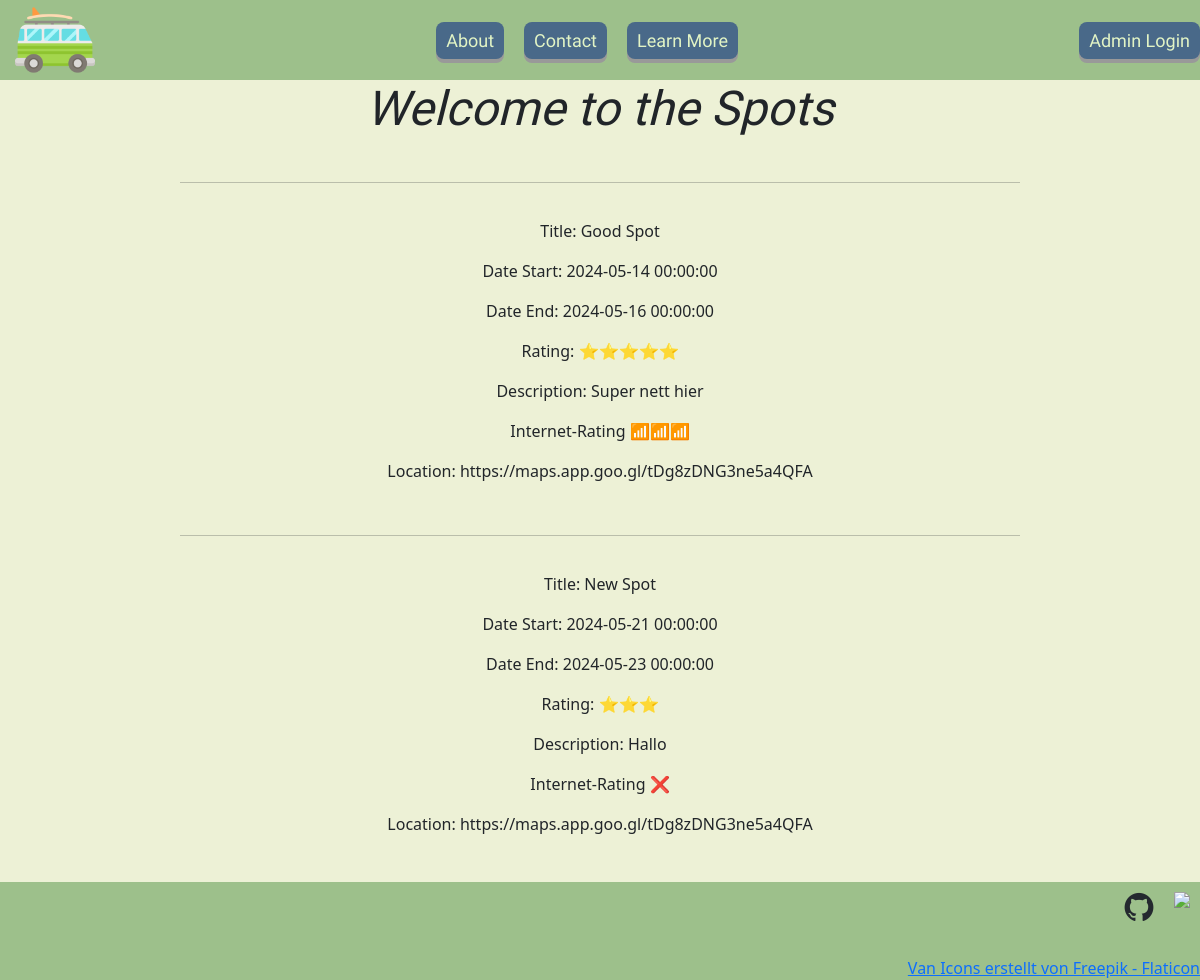
The page /spots on the database as committed earlier.
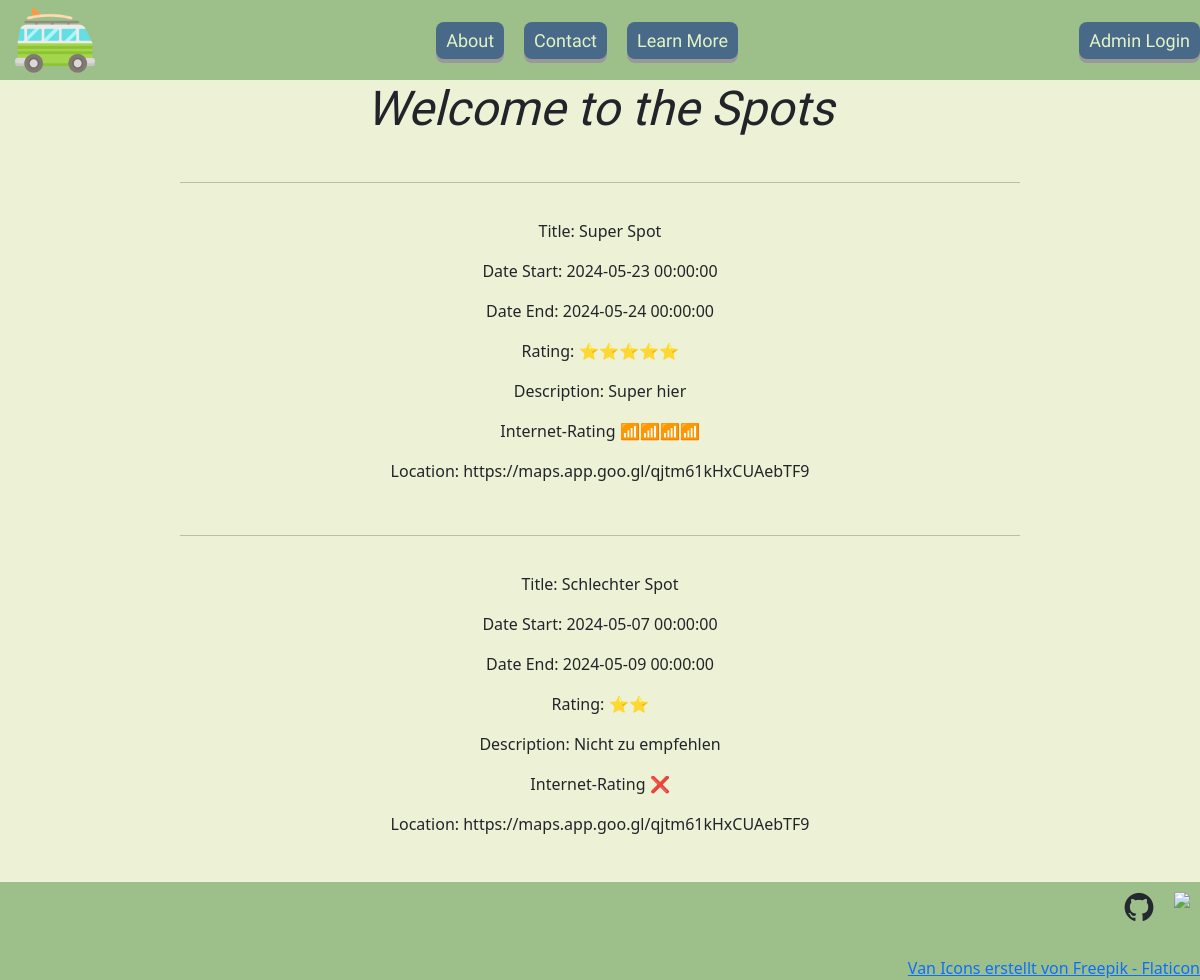
The same page on the database as committed later.
### main.py (models this page shows)
class Spots(db.Model):
    __tablename__ = "spots"
    id: Mapped[int] = mapped_column(Integer, primary_key=True)
    title: Mapped[str] = mapped_column(String(250), unique=True, nullable=False)
    date_start: Mapped[datetime.date] = mapped_column(DateTime(), nullable=False)
    date_end: Mapped[datetime.date] = mapped_column(DateTime(), nullable=False)
    rating: Mapped[str] =mapped_column(Integer, nullable=False)
    description: Mapped[str] = mapped_column(String(500), nullable=False)
    internet_rating: Mapped[str] = mapped_column(Integer, nullable=False)
    location: Mapped[str] = mapped_column(String(250), nullable=False)

### main.py (the view)
@app.route("/spots")
def spots():
    spots = db.session.execute(db.select(Spots)).scalars().all()
    return render_template("spots.html", title="Spots", all_spots=spots)

### templates/spots.html (shortened to what this page needs)
{% include "header.html" %}
<div class="content-container">
    <h1>Welcome to the Spots</h1>
    {% for spot in all_spots %}
    <hr>
    <div class="post-preview">
        <p>Title: {{spot.title}}</p>
        <p>Date Start: {{spot.date_start}}</p>
        <p>Date End: {{spot.date_end}}</p>
        <p>Rating: {{spot.rating}}</p>
        <p>Description: {{spot.description}}</p>
        <p>Internet-Rating {{spot.internet_rating}}</p>
        <p>Location: {{spot.location}}</p>
    </div>
    {% endfor %}
</div>
{% include "footer.html" %}

### templates/header.html (shortened to what this page needs)
<!DOCTYPE html>
<html lang="en">
<head>
    {{ bootstrap.load_css() }}
    <link rel="stylesheet" href="../static/css/styles.css">
</head>
<body>
<header>
    <div class="header-icon">
        <a href="{{ url_for('home') }}"><img src="../static/assets/van.png" id="header-icon"></a>
    </div >
    <div id="button_header_middle">
        <div>
            <a href="{{ url_for('about') }}"><button class="button_header">About</button></a>
        </div>
        <div>
            <a href="{{ url_for('contact') }}"><button class="button_header">Contact</button></a>
        </div>
        <div>
            <a href="{{ url_for('learn_more') }}"><button class="button_header">Learn More</button></a>
        </div>
    </div>
    <div>
        {% if not current_user.is_authenticated %}
        <div>
            <a href="{{ url_for('admin_login') }}"><button class="button_header" style="padding-left:10px">Admin Login</button></a>
        </div>
        {% else %}
        <div>
            <a href="{{ url_for('admin_logout') }}"><button class="button_header" style="padding-left:10px">Logout</button></a>
        </div>
        {% endif %}
    </div>
</header>

### templates/footer.html
<div>
    <footer>
        <div  class="footer_right">
            <div>
                 <a href="https://github.com/GwydionBr/" target="_blank"><img class="icons" src="../static/assets/github-mark.png"></a>
            </div>
            <div>
                <a href="https://www.instagram.com/" target="_blank"><img class="icons" src="../static/assets/Instagram_Glyph_Gradient.png"</a>
            </div>
        </div>
        <br>
        <div class="footer_right">
            <a href="https://www.flaticon.com/de/kostenlose-icons/van" title="van Icons">Van Icons erstellt von Freepik - Flaticon</a>
        </div>
    </footer>
</div>
</body>
  </html>

### static/css/styles.css (style rules this page uses)
body { background-color: #EDF1D6; margin: 0; padding: 0; }
h1 { text-align: center; font-family: "Sedan", serif; font-weight: 400; font-style: italic; font-size: 3rem; }
.icons { height: 30px; margin: 10px; align-self: center; }
.footer_right { display: flex; justify-content: flex-end; }
#header-icon { height:80px; margin-left: 15px; }
header { display: flex; align-items: center; justify-content: space-between; background-color: #9DC08B; height: 80px; width: 100%; }
#button_header_middle { display: flex; gap: 20px; }
footer { margin-top: 30px; display: flex; flex-direction: column; justify-content: flex-end; background-color: #9DC08B; }
.content-container { display: flex; flex-direction: column; width: 100%; text-align: center; align-items: center; justify-content: center; gap: 20px; }
.content-container > * { align-items: center; width: 70%; }
button { transition-duration: 0.4s; }
.button_header { background-color: rgb(73, 105, 137); border: none; font-size: 18px; font-family: "Sedan", serif; padding: 5px 10px; color: rgb(226, 244, 197); border-radius: 8px; box-shadow: 0 4px #999; }

Rows that differ between the two databases and show on the page:
changed Spots: title "Good Spot" → "Super Spot"; date_start "2024-05-14 00:00:00" → "2024-05-23 00:00:00"; date_end "2024-05-16 00:00:00" → "2024-05-24 00:00:00"; description "Super nett hier" → "Super hier"; internet_rating "📶📶📶" → "📶📶📶📶"; location "https://maps.app.goo.gl/tDg8zDNG3ne5a4QFA" → "https://maps.app.goo.gl/qjtm61kHxCUAebTF9"
changed Spots: title "New Spot" → "Schlechter Spot"; date_start "2024-05-21 00:00:00" → "2024-05-07 00:00:00"; date_end "2024-05-23 00:00:00" → "2024-05-09 00:00:00"; rating "⭐⭐⭐" → "⭐⭐"; description "Hallo" → "Nicht zu empfehlen"; location "https://maps.app.goo.gl/tDg8zDNG3ne5a4QFA" → "https://maps.app.goo.gl/qjtm61kHxCUAebTF9"
